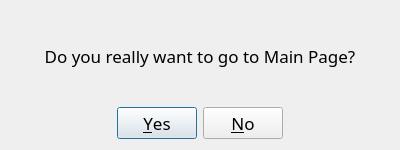
<?xml version="1.0" encoding="UTF-8"?>
<ui version="4.0">
 <class>GoTo_MainPage</class>
 <widget class="QDialog" name="GoTo_MainPage">
  <property name="geometry">
   <rect>
    <x>0</x>
    <y>0</y>
    <width>400</width>
    <height>150</height>
   </rect>
  </property>
  <property name="windowTitle">
   <string>Dialog</string>
  </property>
  <layout class="QVBoxLayout" name="verticalLayout">
   <item>
    <widget class="QLabel" name="label">
     <property name="font">
      <font>
       <family>Microsoft YaHei UI Light</family>
       <pointsize>13</pointsize>
      </font>
     </property>
     <property name="text">
      <string>Do you really want to go to Main Page?</string>
     </property>
     <property name="alignment">
      <set>Qt::AlignCenter</set>
     </property>
    </widget>
   </item>
   <item>
    <widget class="QDialogButtonBox" name="buttonBox">
     <property name="font">
      <font>
       <family>Microsoft YaHei UI Light</family>
       <pointsize>13</pointsize>
      </font>
     </property>
     <property name="locale">
      <locale language="English" country="UnitedStates"/>
     </property>
     <property name="orientation">
      <enum>Qt::Horizontal</enum>
     </property>
     <property name="standardButtons">
      <set>QDialogButtonBox::No|QDialogButtonBox::Yes</set>
     </property>
     <property name="centerButtons">
      <bool>true</bool>
     </property>
    </widget>
   </item>
  </layout>
 </widget>
 <resources/>
 <connections/>
</ui>
